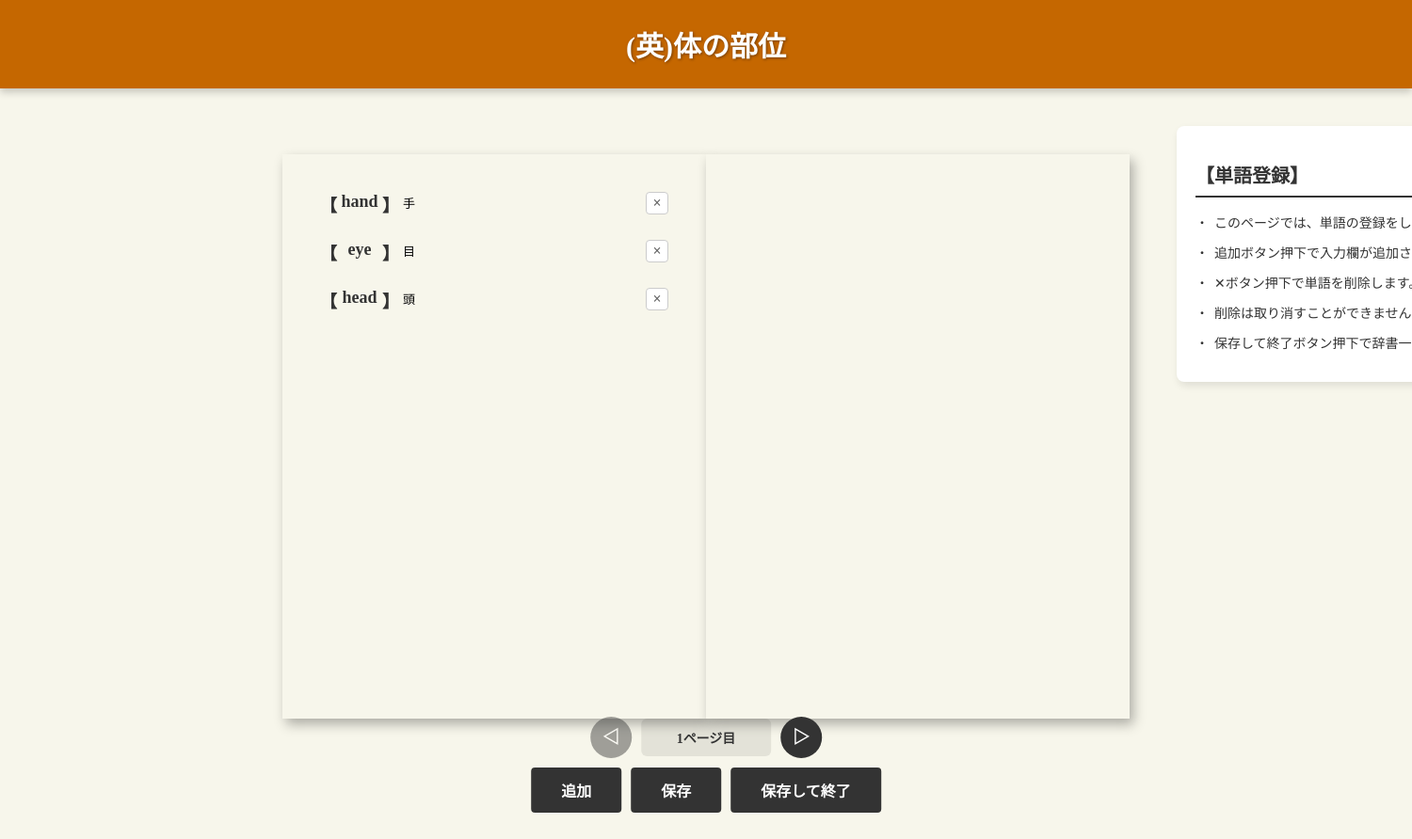
The page /add-words/4/0 on the database as committed earlier.
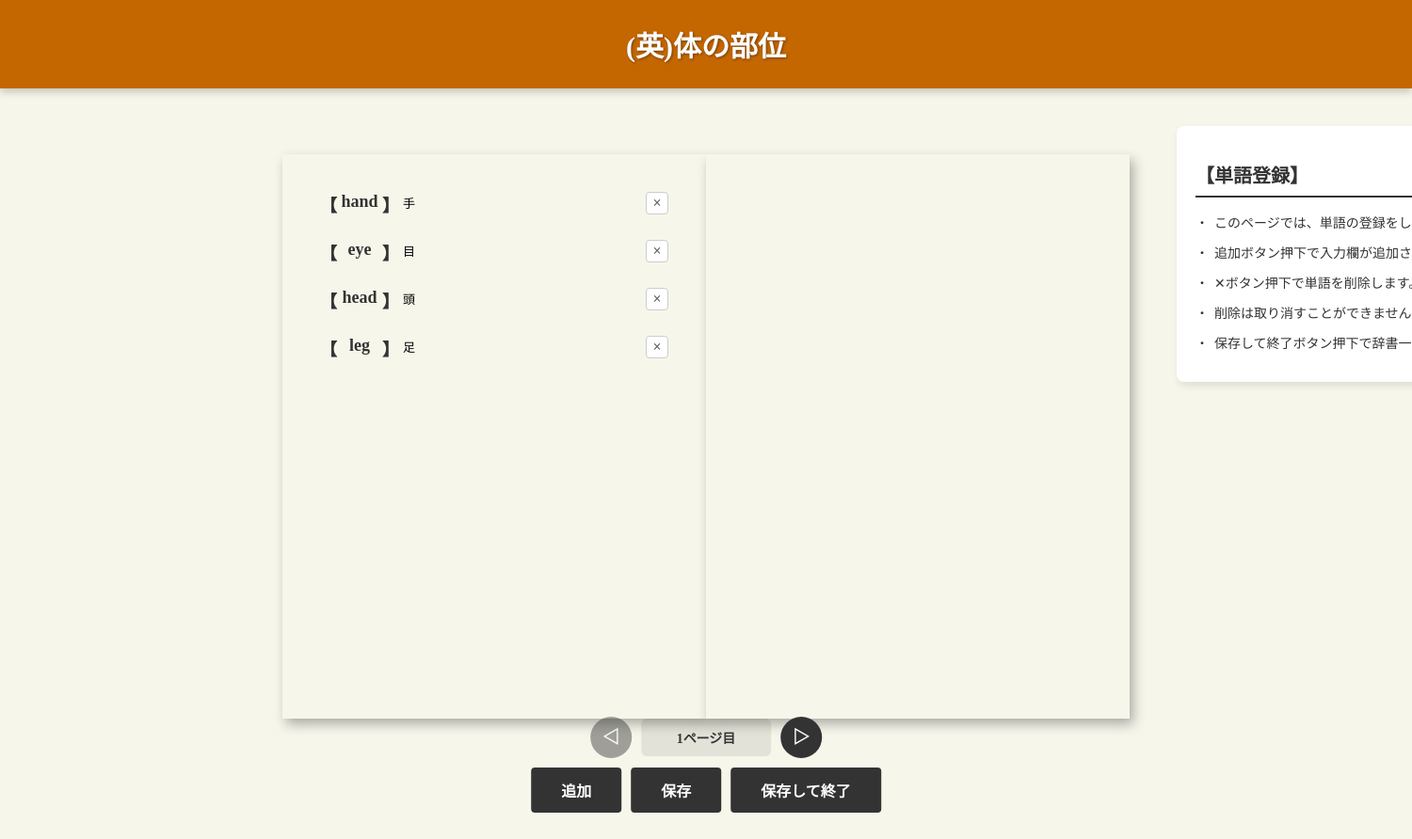
The same page on the database as committed later.
### app/models.py (models this page shows, shortened)
class Word(db.Model):
    __tablename__ = "words"
    id = db.Column(db.Integer, primary_key=True)
    word = db.Column(db.String(100))
    definition = db.Column(db.Text)
    line_count = db.Column(db.Integer)
    page_index = db.Column(db.Integer)
    dictionary_id = db.Column(db.Integer, db.ForeignKey("dictionaries.id", ondelete="CASCADE"), nullable=False)

### app/routes.py (the view)
@main.route('/add-words/<int:dictionary_id>/<int:page>')
def add_words(dictionary_id, page):
    dictionary = Dictionary.query.get(dictionary_id)
    if not dictionary:
        return redirect(url_for('main.index'))
    reflow_dictionary_words(dictionary_id)
    cover_color = dictionary.cover_color
    words = (Word.query
            .filter_by(dictionary_id=dictionary_id, page_index=page)
            .order_by(Word.id)
            .all())
    left_words = []
    right_words = []
    left_lines = 0
    right_lines = 0
    for word in words:
        lines = 1 + (word.line_count or 2)
        if left_lines + lines <= MAX_LINES_PER_PAGE:
            left_words.append(word)
            left_lines += lines
        elif right_lines + lines <= MAX_LINES_PER_PAGE:
            right_words.append(word)
            right_lines += lines
        else:
            right_words.append(word)
    return render_template('add_words.html',
                            dictionary=dictionary,
                            cover_color=cover_color,
                            page=page,
                            left_words=left_words,
                            right_words=right_words)

### app/routes.py (called while the page is built)
def reflow_dictionary_words(dictionary_id: int):
    words = Word.query.filter_by(dictionary_id=dictionary_id).order_by(Word.id).all()
    page_index = 0
    left_lines = 0
    right_lines = 0
    for word in words:
        lines = 1 + (word.line_count or 2)
        if left_lines + lines <= MAX_LINES_PER_PAGE:
            word.page_index = page_index
            left_lines += lines
        elif right_lines + lines <= MAX_LINES_PER_PAGE:
            word.page_index = page_index
            right_lines += lines
        else:
            page_index += 1
            left_lines = lines
            right_lines = 0
            word.page_index = page_index
    db.session.commit()

### app/templates/add_words.html (shortened to what this page needs)
<html lang="ja">
    <head>
        {% with title='単語登録' %}
            {% include 'head_css.html' %}
        {% endwith %}
    </head>
    <body>
        {% if dictionary %}
            <div class="dictionary-header"  style="background-color: {{ cover_color}};">
                <div class="dictionary-header-title">
                    {{ dictionary.title }}
                </div>
            </div>
            <div class="words-page-container">
                <div class="book-area">
                    <div class="page-left">
                        <div class="words-list" id="left-words-list">
                            {% for word in left_words %}
                                <div class="word-item" data-word-id="{{ word.id }}">
                                    <span class="bracket-open">【</span>
                                    <input type="text" class="word-input" value="{{ word.word }}" placeholder="単語" data-word-id="{{ word.id }}">
                                    <span class="bracket-close">】</span>
                                    <textarea class="definition-input" placeholder="意味" data-word-id="{{ word.id }}" rows="2">{{ word.definition }}</textarea>
                                    <button type="button" class="word-item-delete-btn" title="削除" aria-label="削除" data-word-id="{{ word.id }}">×</button>
                                </div>
                            {% endfor %}
                        </div>
                    </div>
                    <div class="page-right">
                    </div>
                </div>
                <div class="notice-section right">
                    <h2>【単語登録】</h2>
                    <ul>
                        <li>このページでは、単語の登録をします。</li>
                        <li>追加ボタン押下で入力欄が追加されます。</li>
                        <li>✕ボタン押下で単語を削除します。</li>
                        <li>削除は取り消すことができません。</li>
                        <li>保存して終了ボタン押下で辞書一覧へ遷移します。</li>
                    </ul>
                </div>
            </div>
            <div class="save-exit-container">
                <div class="action-row page-row">
                    <button type="button" id="prev-page-button" class="nav-button" title="前のページ" aria-label="前のページ" {% if page == 0 %}disabled{% endif %}>◁</button>
                    <div class="page-indicator">
                        {{ page + 1 }}ページ目
                    </div>
                    <button type="button" id="next-page-button" class="nav-button" title="次のページ" aria-label="次のページ">▷</button>
                </div>
                <div class="action-row main-row">
                    <button type="button" id="add-row-button">追加</button>
                    <button type="button" id="save-button">保存</button>
                    <button type="button" id="save-exit-button">保存して終了</button>
                </div>
            </div>
        {% else %}
            <p>辞書が見つかりませんでした。</p>
        {% endif %}
    </body>
</html>

Rows that differ between the two databases and show on the page:
now on this page (row edited): Word: word "leg", id "足"
